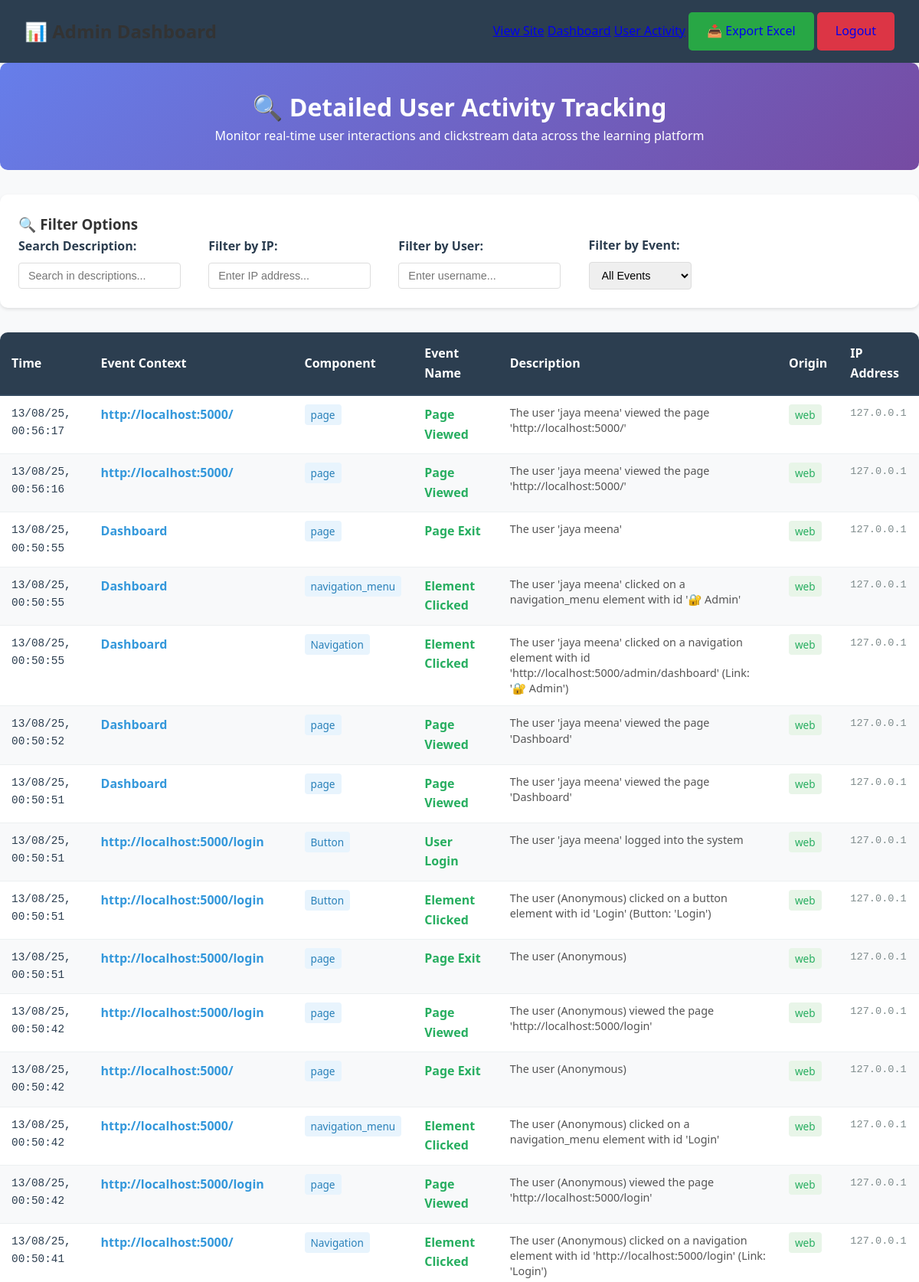
The app's page /admin/user-activity (signed in, upper part) with its own data.
### app.py (models this page shows)
class ClickstreamEvent(db.Model):
    id = db.Column(db.Integer, primary_key=True)
    user_id = db.Column(db.Integer, db.ForeignKey('user.id'), nullable=True)  # Nullable for anonymous users
    session_id = db.Column(db.String(100), nullable=False)
    event_type = db.Column(db.String(50), nullable=False)  # 'page_view', 'click', 'video_action', 'quiz_action'
    element_id = db.Column(db.String(100), nullable=True)
    element_type = db.Column(db.String(50), nullable=True)  # 'button', 'link', 'video', 'quiz_question'
    page_url = db.Column(db.String(500), nullable=True)
    timestamp = db.Column(db.DateTime, default=datetime.utcnow)
    additional_data = db.Column(db.Text)  # JSON string for extra data
    ip_address = db.Column(db.String(45), nullable=True)  # IPv4/IPv6 support
    video_id = db.Column(db.String(100), nullable=True)
    video_action = db.Column(db.String(50), nullable=True)  # 'play', 'pause', 'seek', 'complete'
    video_time = db.Column(db.Float, nullable=True)
    quiz_id = db.Column(db.String(100), nullable=True)
    question_id = db.Column(db.String(100), nullable=True)
    answer_selected = db.Column(db.String(100), nullable=True)

### app.py (the view, shortened to what this page needs)
@app.route('/admin/user-activity')
@login_required
def admin_user_activity():
    if not current_user.is_admin:
        flash('Access denied. Admin privileges required.', 'error')
        return redirect(url_for('index'))
    events = db.session.query(
        ClickstreamEvent, User.username, User.email
    ).outerjoin(User, ClickstreamEvent.user_id == User.id).filter(
        ~ClickstreamEvent.event_type.in_(['mouse_movement', 'visibility_change', 'time_on_page', 'scroll'])
    ).order_by(ClickstreamEvent.timestamp.desc()).all()
    processed_events = []
    for event, username, email in events:
        event_context = event.page_url or 'N/A'
        if event.page_url:
            if '/course/' in event.page_url:
                course_id = event.page_url.split('/course/')[-1].split('/')[0]
                event_context = f"Course: {course_id}"
            elif '/lesson/' in event.page_url:
                lesson_id = event.page_url.split('/lesson/')[-1]
                event_context = f"Lesson: {lesson_id}"
            elif '/dashboard' in event.page_url:
                event_context = "Dashboard"
            elif '/admin/' in event.page_url:
                event_context = "Admin Panel"
            elif '/' == event.page_url or '/index' in event.page_url:
                event_context = "Homepage"
        component = event.element_type or 'System'
        if event.element_type == 'button':
            component = 'Button'
        elif event.element_type == 'link':
            component = 'Navigation'
        elif event.element_type == 'form':
            component = 'Form'
        elif event.element_type == 'quiz_question':
            component = 'Quiz'
        elif event.element_type == 'video':
            component = 'Video'
        event_name = event.event_type.replace('_', ' ').title()
        if event.event_type == 'page_view':
            event_name = 'Page Viewed'
        elif event.event_type == 'click':
            event_name = 'Element Clicked'
        elif event.event_type == 'login':
            event_name = 'User Login'
        elif event.event_type == 'logout':
            event_name = 'User Logout'
        elif event.event_type == 'quiz_action':
            event_name = 'Quiz Action'
        elif event.event_type == 'video_action':
            event_name = 'Video Action'
        description = f"The user"
        if username:
            description += f" '{username}'"
        else:
            description += " (Anonymous)"
        if event.event_type == 'page_view':
            description += f" viewed the page '{event_context}'"
        elif event.event_type == 'click':
            description += f" clicked on a {component.lower()} element"
            if event.element_id:
                description += f" with id '{event.element_id}'"
        elif event.event_type == 'login':
            description += f" logged into the system"
        elif event.event_type == 'logout':
            description += f" logged out of the system"
        elif event.event_type == 'video_action':
            if event.video_action:
                description += f" performed video action: {event.video_action}"
            else:
                description += f" interacted with video content"
        if event.additional_data:
            try:
                data = json.loads(event.additional_data)
                if 'button_text' in data:
                    description += f" (Button: '{data['button_text']}')"
                elif 'link_text' in data:
                    description += f" (Link: '{data['link_text']}')"
            except:
                pass
        origin = 'web'  # Default to web
        processed_events.append({
            'timestamp': event.timestamp,
            'event_context': event_context,
            'component': component,
            'event_name': event_name,
            'description': description,
            'origin': origin,
            'ip_address': event.ip_address or 'N/A',
            'username': username or 'Anonymous',
            'email': email or 'N/A'
        })
    return render_template('admin_user_activity.html', events=processed_events)

### app.py (called while the page is built)
@login_manager.user_loader
def load_user(user_id):
    admin_user = AdminUser.query.get(int(user_id))
    if admin_user:
        return admin_user
    return User.query.get(int(user_id))

### templates/admin_user_activity.html (shortened to what this page needs)
<!DOCTYPE html>
<html lang="en">
<head>
    <link rel="stylesheet" href="{{ url_for('static', filename='css/style.css') }}">
</head>
<body>
    <nav class="navbar">
        <div class="nav-container">
            <h1 class="nav-brand">📊 Admin Dashboard</h1>
            <div class="nav-links">
                <a href="{{ url_for('index') }}">View Site</a>
                <a href="{{ url_for('admin_dashboard') }}">Dashboard</a>
                <a href="{{ url_for('admin_user_activity') }}" class="active">User Activity</a>
                <a href="{{ url_for('export_excel') }}" class="btn btn-success">📥 Export Excel</a>
                <a href="{{ url_for('logout') }}" class="btn btn-danger">Logout</a>
            </div>
        </div>
    </nav>
    <div class="container">
        <div class="activity-header">
            <h1>🔍 Detailed User Activity Tracking</h1>
            <p>Monitor real-time user interactions and clickstream data across the learning platform</p>
        </div>
        <div class="filters">
            <h3>🔍 Filter Options</h3>
            <div class="filter-group">
                <label for="search">Search Description:</label>
                <input type="text" id="search" placeholder="Search in descriptions...">
            </div>
            <div class="filter-group">
                <label for="ip-filter">Filter by IP:</label>
                <input type="text" id="ip-filter" placeholder="Enter IP address...">
            </div>
            <div class="filter-group">
                <label for="user-filter">Filter by User:</label>
                <input type="text" id="user-filter" placeholder="Enter username...">
            </div>
            <div class="filter-group">
                <label for="event-filter">Filter by Event:</label>
                <select id="event-filter">
                    <option value="">All Events</option>
                </select>
            </div>
        </div>
        <div class="activity-table">
            <table>
                <thead>
                    <tr>
                        <th>Time</th>
                        <th>Event Context</th>
                        <th>Component</th>
                        <th>Event Name</th>
                        <th>Description</th>
                        <th>Origin</th>
                        <th>IP Address</th>
                    </tr>
                </thead>
                <tbody>
                    {% for event in events %}
                    <tr class="activity-row"
                        data-description="{{ event.description.lower() }}"
                        data-ip="{{ event.ip_address }}"
                        data-user="{{ event.username.lower() }}"
                        data-event="{{ event.event_name }}">
                        <td class="timestamp">{{ event.timestamp.strftime('%d/%m/%y, %H:%M:%S') }}</td>
                        <td class="event-context">{{ event.event_context }}</td>
                        <td><span class="component">{{ event.component }}</span></td>
                        <td class="event-name">{{ event.event_name }}</td>
                        <td class="description">{{ event.description }}</td>
                        <td><span class="origin">{{ event.origin }}</span></td>
                        <td class="ip-address">{{ event.ip_address }}</td>
                    </tr>
                    {% endfor %}
                </tbody>
            </table>
        </div>
    </div>
</body>
</html>

### static/css/style.css (style rules this page uses)
* { margin: 0; padding: 0; box-sizing: border-box; }
body { font-family: 'Segoe UI', Tahoma, Geneva, Verdana, sans-serif; line-height: 1.6; color: #333; background-color: #f8f9fa; }
.navbar { background-color: #2c3e50; padding: 1rem 0; box-shadow: 0 2px 4px rgba(0,0,0,0.1); }
.nav-container { max-width: 1200px; margin: 0 auto; display: flex; justify-content: space-between; align-items: center; padding: 0 2rem; }
.btn { display: inline-block; padding: 0.75rem 1.5rem; text-decoration: none; border: none; border-radius: 5px; cursor: pointer; font-size: 1rem; transition: all 0.3s; text-align: center; }
.btn-success { background-color: #28a745; border-color: #28a745; }
.btn-danger { background-color: #dc3545; border-color: #dc3545; }

### templates/admin_user_activity.html (style rules this page uses)
.activity-header { background: linear-gradient(135deg, #667eea 0%, #764ba2 100%); color: white; padding: 2rem; border-radius: 10px; margin-bottom: 2rem; text-align: center; }
.activity-table { background: white; border-radius: 10px; box-shadow: 0 4px 6px rgba(0, 0, 0, 0.1); overflow: hidden; margin-bottom: 2rem; }
.activity-table table { width: 100%; border-collapse: collapse; }
.activity-table th { background: #2c3e50; color: white; padding: 15px; text-align: left; font-weight: 600; border-bottom: 2px solid #34495e; }
.activity-table td { padding: 12px 15px; border-bottom: 1px solid #ecf0f1; vertical-align: top; }
.activity-table tr:nth-child(even) { background-color: #f8f9fa; }
.timestamp { font-family: 'Courier New', monospace; font-size: 0.9em; color: #2c3e50; }
.event-context { font-weight: 600; color: #3498db; }
.component { background: #e8f4fd; padding: 4px 8px; border-radius: 4px; font-size: 0.85em; color: #2980b9; }
.event-name { font-weight: 600; color: #27ae60; }
.description { font-size: 0.9em; line-height: 1.4; color: #555; }
.origin { background: #e8f5e8; padding: 4px 8px; border-radius: 4px; font-size: 0.85em; color: #27ae60; }
.ip-address { font-family: 'Courier New', monospace; font-size: 0.85em; color: #7f8c8d; }
.filters { background: white; padding: 1.5rem; border-radius: 10px; box-shadow: 0 2px 4px rgba(0, 0, 0, 0.1); margin-bottom: 2rem; }
.filter-group { display: inline-block; margin-right: 2rem; }
.filter-group label { display: block; margin-bottom: 0.5rem; font-weight: 600; color: #2c3e50; }
.filter-group input, .filter-group select { padding: 8px 12px; border: 1px solid #ddd; border-radius: 4px; font-size: 0.9em; }

### records on screen
ClickstreamEvent: timestamp "13/08/25, 00:56:17", event_context "http://localhost:5000/", component "page", event_name "Page Viewed", description "The user 'jaya meena' viewed the page 'http://localhost:5000/'", origin "web", ip_address "127.0.0.1"
ClickstreamEvent: timestamp "13/08/25, 00:56:16", event_context "http://localhost:5000/", component "page", event_name "Page Viewed", description "The user 'jaya meena' viewed the page 'http://localhost:5000/'", origin "web", ip_address "127.0.0.1"
ClickstreamEvent: timestamp "13/08/25, 00:50:55", event_context "Dashboard", component "page", event_name "Page Exit", description "The user 'jaya meena'", origin "web", ip_address "127.0.0.1"
ClickstreamEvent: timestamp "13/08/25, 00:50:55", event_context "Dashboard", component "navigation_menu", event_name "Element Clicked", description "The user 'jaya meena' clicked on a navigation_menu element with id '🔐 Admin'", origin "web", ip_address "127.0.0.1"
ClickstreamEvent: timestamp "13/08/25, 00:50:55", event_context "Dashboard", component "Navigation", event_name "Element Clicked", description "The user 'jaya meena' clicked on a navigation element with id 'http://localhost:5000/admin/dashboard' (Link: '🔐 Admin')", origin "web", ip_address "127.0.0.1"
ClickstreamEvent: timestamp "13/08/25, 00:50:52", event_context "Dashboard", component "page", event_name "Page Viewed", description "The user 'jaya meena' viewed the page 'Dashboard'", origin "web", ip_address "127.0.0.1"
ClickstreamEvent: timestamp "13/08/25, 00:50:51", event_context "Dashboard", component "page", event_name "Page Viewed", description "The user 'jaya meena' viewed the page 'Dashboard'", origin "web", ip_address "127.0.0.1"
ClickstreamEvent: timestamp "13/08/25, 00:50:51", event_context "http://localhost:5000/login", component "Button", event_name "User Login", description "The user 'jaya meena' logged into the system", origin "web", ip_address "127.0.0.1"
ClickstreamEvent: timestamp "13/08/25, 00:50:51", event_context "http://localhost:5000/login", component "Button", event_name "Element Clicked", description "The user (Anonymous) clicked on a button element with id 'Login' (Button: 'Login')", origin "web", ip_address "127.0.0.1"
ClickstreamEvent: timestamp "13/08/25, 00:50:51", event_context "http://localhost:5000/login", component "page", event_name "Page Exit", description "The user (Anonymous)", origin "web", ip_address "127.0.0.1"
ClickstreamEvent: timestamp "13/08/25, 00:50:42", event_context "http://localhost:5000/login", component "page", event_name "Page Viewed", description "The user (Anonymous) viewed the page 'http://localhost:5000/login'", origin "web", ip_address "127.0.0.1"
ClickstreamEvent: timestamp "13/08/25, 00:50:42", event_context "http://localhost:5000/", component "page", event_name "Page Exit", description "The user (Anonymous)", origin "web", ip_address "127.0.0.1"
ClickstreamEvent: timestamp "13/08/25, 00:50:42", event_context "http://localhost:5000/", component "navigation_menu", event_name "Element Clicked", description "The user (Anonymous) clicked on a navigation_menu element with id 'Login'", origin "web", ip_address "127.0.0.1"
ClickstreamEvent: timestamp "13/08/25, 00:50:42", event_context "http://localhost:5000/login", component "page", event_name "Page Viewed", description "The user (Anonymous) viewed the page 'http://localhost:5000/login'", origin "web", ip_address "127.0.0.1"
ClickstreamEvent: timestamp "13/08/25, 00:50:41", event_context "http://localhost:5000/", component "Navigation", event_name "Element Clicked", description "The user (Anonymous) clicked on a navigation element with id 'http://localhost:5000/login' (Link: 'Login')", origin "web", ip_address "127.0.0.1"
